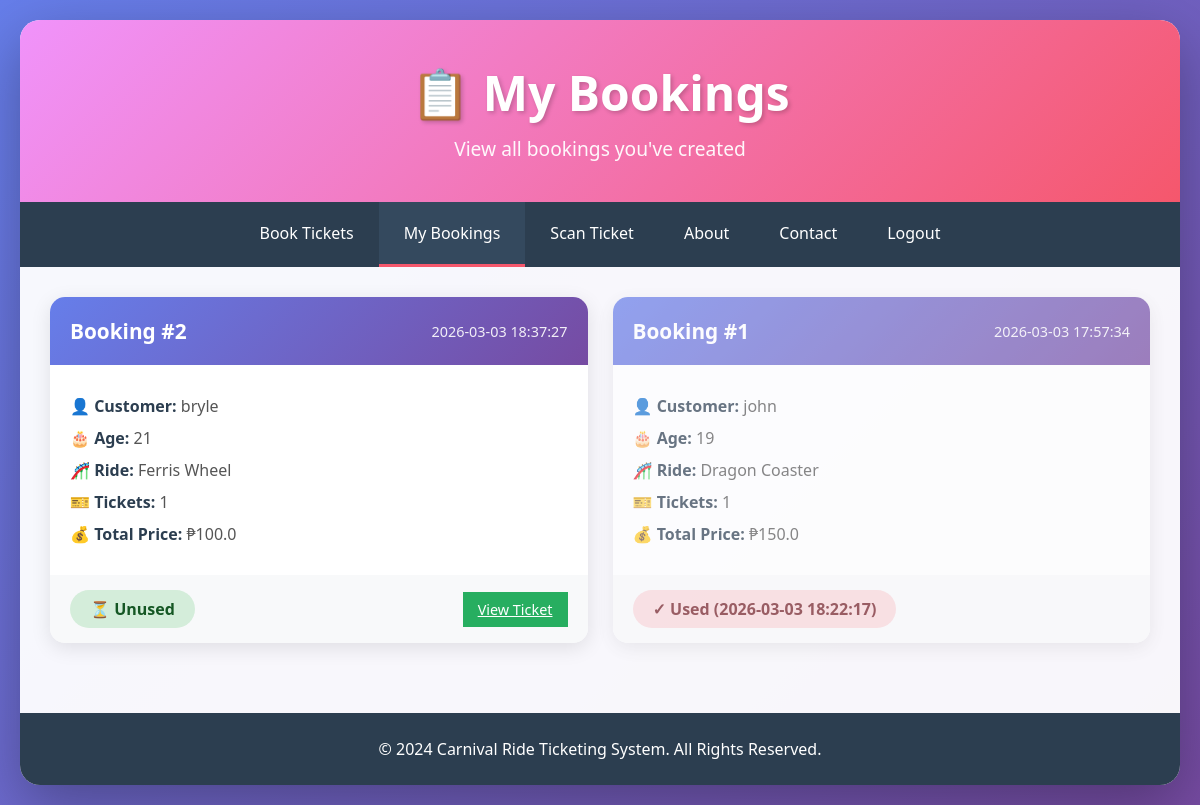
Screenshot of /cashier/bookings (signed in) with the database file from the repository.
### tables this page shows
CREATE TABLE bookings (
            id INTEGER PRIMARY KEY AUTOINCREMENT,
            cashier_id INTEGER NOT NULL,
            cashier_name TEXT NOT NULL,
            customer_name TEXT NOT NULL,
            customer_age INTEGER NOT NULL,
            ride_id INTEGER NOT NULL,
            ride_name TEXT NOT NULL,
            quantity INTEGER NOT NULL,
            total_price REAL NOT NULL,
            booking_time TEXT NOT NULL,
            qr_code TEXT UNIQUE NOT NULL,
            status TEXT NOT NULL DEFAULT 'unused',
            used_time TEXT,
            FOREIGN KEY (cashier_id) REFERENCES users (id),
            FOREIGN KEY (ride_id) REFERENCES rides (id)
        );

### app.py (the view)
@app.route('/cashier/bookings')
@cashier_required
def cashier_bookings():
    conn = get_db_connection()
    bookings = conn.execute('SELECT * FROM bookings WHERE cashier_id = ? ORDER BY id DESC',
                            (session['user_id'],)).fetchall()
    conn.close()
    bookings_list = [dict(booking) for booking in bookings]
    return render_template('cashier_bookings.html', bookings=bookings_list)

### app.py (called while the page is built)
def get_db_connection():
    conn = sqlite3.connect('carnival.db')
    conn.row_factory = sqlite3.Row
    return conn

def cashier_required(f):
    @wraps(f)
    def decorated_function(*args, **kwargs):
        if 'user_id' not in session or session.get('role') != 'cashier':
            flash('Cashier access required!', 'error')
            return redirect(url_for('login'))
        return f(*args, **kwargs)
    return decorated_function

### templates/cashier_bookings.html (shortened to what this page needs)
<!DOCTYPE html>
<html lang="en">
<head>
    <link rel="stylesheet" href="{{ url_for('static', filename='css/style.css') }}">
</head>
<body>
    <div class="container">
        <header class="header">
            <h1>📋 My Bookings</h1>
            <p class="subtitle">View all bookings you've created</p>
        </header>
        <nav class="nav">
            <a href="{{ url_for('cashier_dashboard') }}" class="nav-link">Book Tickets</a>
            <a href="{{ url_for('cashier_bookings') }}" class="nav-link active">My Bookings</a>
            <a href="{{ url_for('scan_ticket') }}" class="nav-link">Scan Ticket</a>
            <a href="{{ url_for('about') }}" class="nav-link">About</a>
            <a href="{{ url_for('contact') }}" class="nav-link">Contact</a>
            <a href="{{ url_for('logout') }}" class="nav-link">Logout</a>
        </nav>
        <div class="bookings-section">
            {% if bookings %}
                <div class="bookings-grid">
                    {% for booking in bookings %}
                    <div class="booking-card {% if booking.status == 'used' %}booking-used{% endif %}">
                        <div class="booking-header">
                            <h3>Booking #{{ booking.id }}</h3>
                            <span class="booking-date">{{ booking.booking_time }}</span>
                        </div>
                        <div class="booking-body">
                            <div class="booking-info">
                                <p><strong>👤 Customer:</strong> {{ booking.customer_name }}</p>
                                <p><strong>🎂 Age:</strong> {{ booking.customer_age }}</p>
                                <p><strong>🎢 Ride:</strong> {{ booking.ride_name }}</p>
                                <p><strong>🎫 Tickets:</strong> {{ booking.quantity }}</p>
                                <p><strong>💰 Total Price:</strong> ₱{{ booking.total_price }}</p>
                            </div>
                        </div>
                        <div class="booking-footer">
                            {% if booking.status == 'unused' %}
                                <span class="status-badge unused">⏳ Unused</span>
                                <a href="{{ url_for('view_ticket', booking_id=booking.id) }}" class="btn-small btn-view">View Ticket</a>
                            {% else %}
                                <span class="status-badge used">✓ Used ({{ booking.used_time }})</span>
                            {% endif %}
                        </div>
                    </div>
                    {% endfor %}
                </div>
            {% endif %}
        </div>
        <footer class="footer">
            <p>&copy; 2024 Carnival Ride Ticketing System. All Rights Reserved.</p>
        </footer>
    </div>
</body>
</html>

### static/css/style.css (style rules this page uses)
* { margin: 0; padding: 0; box-sizing: border-box; }
body { font-family: 'Segoe UI', Tahoma, Geneva, Verdana, sans-serif; background: linear-gradient(135deg, #667eea 0%, #764ba2 100%); min-height: 100vh; padding: 20px; }
.container { max-width: 1400px; margin: 0 auto; background: rgba(255, 255, 255, 0.95); border-radius: 20px; box-shadow: 0 20px 60px rgba(0, 0, 0, 0.3); overflow: hidden; }
.header { background: linear-gradient(135deg, #f093fb 0%, #f5576c 100%); color: white; padding: 40px; text-align: center; }
.header h1 { font-size: 3em; margin-bottom: 10px; text-shadow: 2px 2px 4px rgba(0, 0, 0, 0.2); }
.subtitle { font-size: 1.2em; opacity: 0.95; }
.nav { background: #2c3e50; padding: 0; display: flex; justify-content: center; gap: 0; flex-wrap: wrap; }
.nav-link { color: white; text-decoration: none; padding: 20px 25px; display: inline-block; transition: all 0.3s; border-bottom: 3px solid transparent; }
.nav-link.active { background: #34495e; border-bottom: 3px solid #f5576c; }
.btn-small { padding: 8px 15px; font-size: 0.9em; width: auto; }
.btn-view { background: #27ae60; color: white; }
.bookings-section { padding: 30px; }
.bookings-grid { display: grid; grid-template-columns: repeat(auto-fill, minmax(400px, 1fr)); gap: 25px; }
.booking-card { background: white; border-radius: 15px; overflow: hidden; box-shadow: 0 5px 20px rgba(0, 0, 0, 0.1); transition: all 0.3s; }
.booking-used { opacity: 0.7; }
.booking-header { background: linear-gradient(135deg, #667eea 0%, #764ba2 100%); color: white; padding: 20px; display: flex; justify-content: space-between; align-items: center; }
.booking-header h3 { font-size: 1.3em; }
.booking-date { font-size: 0.9em; opacity: 0.9; }
.booking-body { padding: 20px; }
.booking-info p { margin: 10px 0; color: #555; }
.booking-info strong { color: #2c3e50; }
.booking-footer { padding: 15px 20px; background: #f8f9fa; text-align: center; display: flex; justify-content: space-between; align-items: center; }
.status-badge { padding: 8px 20px; border-radius: 20px; font-weight: bold; display: inline-block; }
.status-badge.unused { background: #d4edda; color: #155724; }
.status-badge.used { background: #f8d7da; color: #721c24; }
.footer { background: #2c3e50; color: white; text-align: center; padding: 20px; margin-top: 40px; }
.footer p { margin: 5px 0; }

### rows the page displays
bookings: id "2", booking_time "2026-03-03 18:37:27", customer_name "bryle", customer_age "21", ride_name "Ferris Wheel", quantity "1", total_price "100.0"
bookings: id "1", booking_time "2026-03-03 17:57:34", customer_name "john", customer_age "19", ride_name "Dragon Coaster", quantity "1", total_price "150.0", used_time "2026-03-03 18:22:17"
